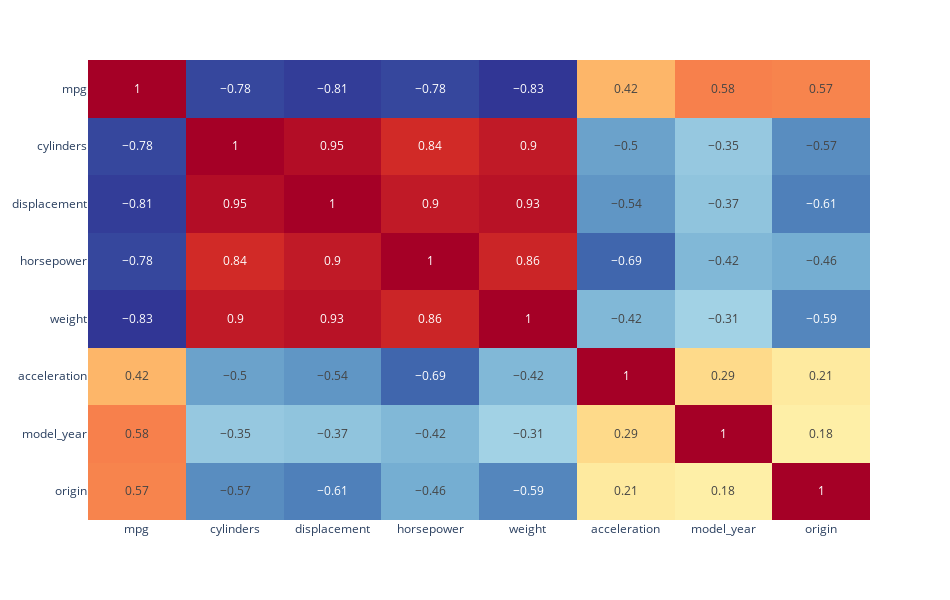

Source (notebook cell):
### Code cell
corr = df.corr().round(2)
fig = px.imshow(corr, text_auto = True, aspect = "auto", color_continuous_scale = "RdYlBu_r")
fig.update_layout(autosize = False, width = 950, height = 600)
fig.update_traces(dict(showscale = False, coloraxis = None, colorscale = "RdYlBu_r"))
fig.show()

### Figure 1 — Plotly figure (JSON) as saved in the notebook; plotly's stock layout.template omitted (floating-point values rounded to 4 significant figures)
{"data": [{"colorscale": [[0, "rgb(49,54,149)"], [0.1, "rgb(69,117,180)"], [0.2, "rgb(116,173,209)"], [0.3, "rgb(171,217,233)"], [0.4, "rgb(224,243,248)"], [0.5, "rgb(255,255,191)"], [0.6, "rgb(254,224,144)"], [0.7, "rgb(253,174,97)"], [0.8, "rgb(244,109,67)"], [0.9, "rgb(215,48,39)"], [1, "rgb(165,0,38)"]], "hovertemplate": "x: %{x}<br>y: %{y}<br>color: %{z}<extra></extra>", "name": "0", "showscale": false, "texttemplate": "%{z}", "type": "heatmap", "x": ["mpg", "cylinders", "displacement", "horsepower", "weight", "acceleration", "model_year", "origin"], "xaxis": "x", "y": ["mpg", "cylinders", "displacement", "horsepower", "weight", "acceleration", "model_year", "origin"], "yaxis": "y", "z": [[1, -0.78, -0.81, -0.78, -0.83, 0.42, 0.58, 0.57], [-0.78, 1, 0.95, 0.84, 0.9, -0.5, -0.35, -0.57], [-0.81, 0.95, 1, 0.9, 0.93, -0.54, -0.37, -0.61], [-0.78, 0.84, 0.9, 1, 0.86, -0.69, -0.42, -0.46], [-0.83, 0.9, 0.93, 0.86, 1, -0.42, -0.31, -0.59], [0.42, -0.5, -0.54, -0.69, -0.42, 1, 0.29, 0.21], [0.58, -0.35, -0.37, -0.42, -0.31, 0.29, 1, 0.18], [0.57, -0.57, -0.61, -0.46, -0.59, 0.21, 0.18, 1]]}], "layout": {"autosize": false, "coloraxis": {"colorscale": [[0, "rgb(49,54,149)"], [0.1, "rgb(69,117,180)"], [0.2, "rgb(116,173,209)"], [0.3, "rgb(171,217,233)"], [0.4, "rgb(224,243,248)"], [0.5, "rgb(255,255,191)"], [0.6, "rgb(254,224,144)"], [0.7, "rgb(253,174,97)"], [0.8, "rgb(244,109,67)"], [0.9, "rgb(215,48,39)"], [1, "rgb(165,0,38)"]]}, "height": 600, "margin": {"t": 60}, "width": 950, "xaxis": {"anchor": "y", "autorange": true, "domain": [0, 1], "range": [-0.5, 7.5], "type": "category"}, "yaxis": {"anchor": "x", "autorange": true, "domain": [0, 1], "range": [7.5, -0.5], "type": "category"}}}
